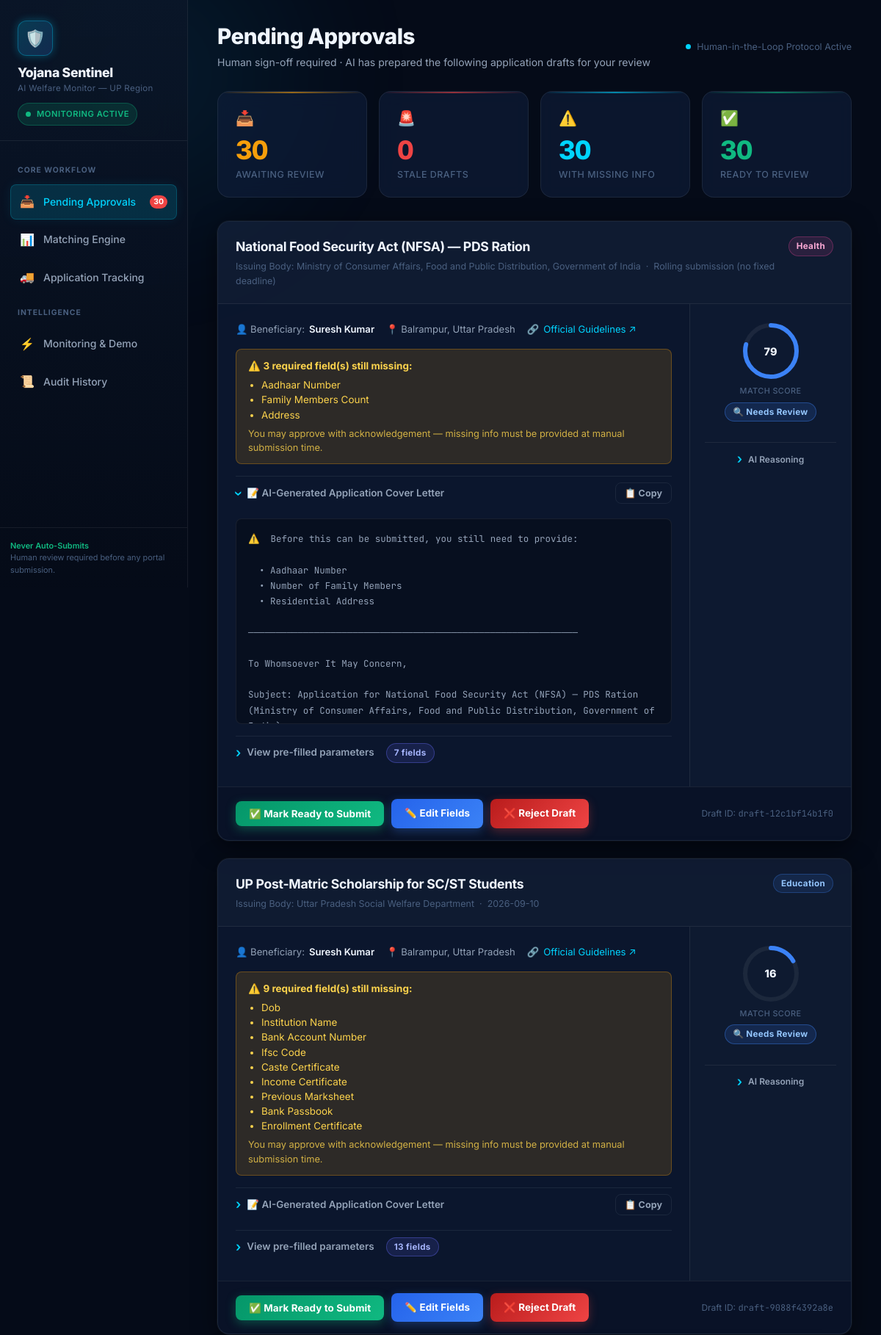
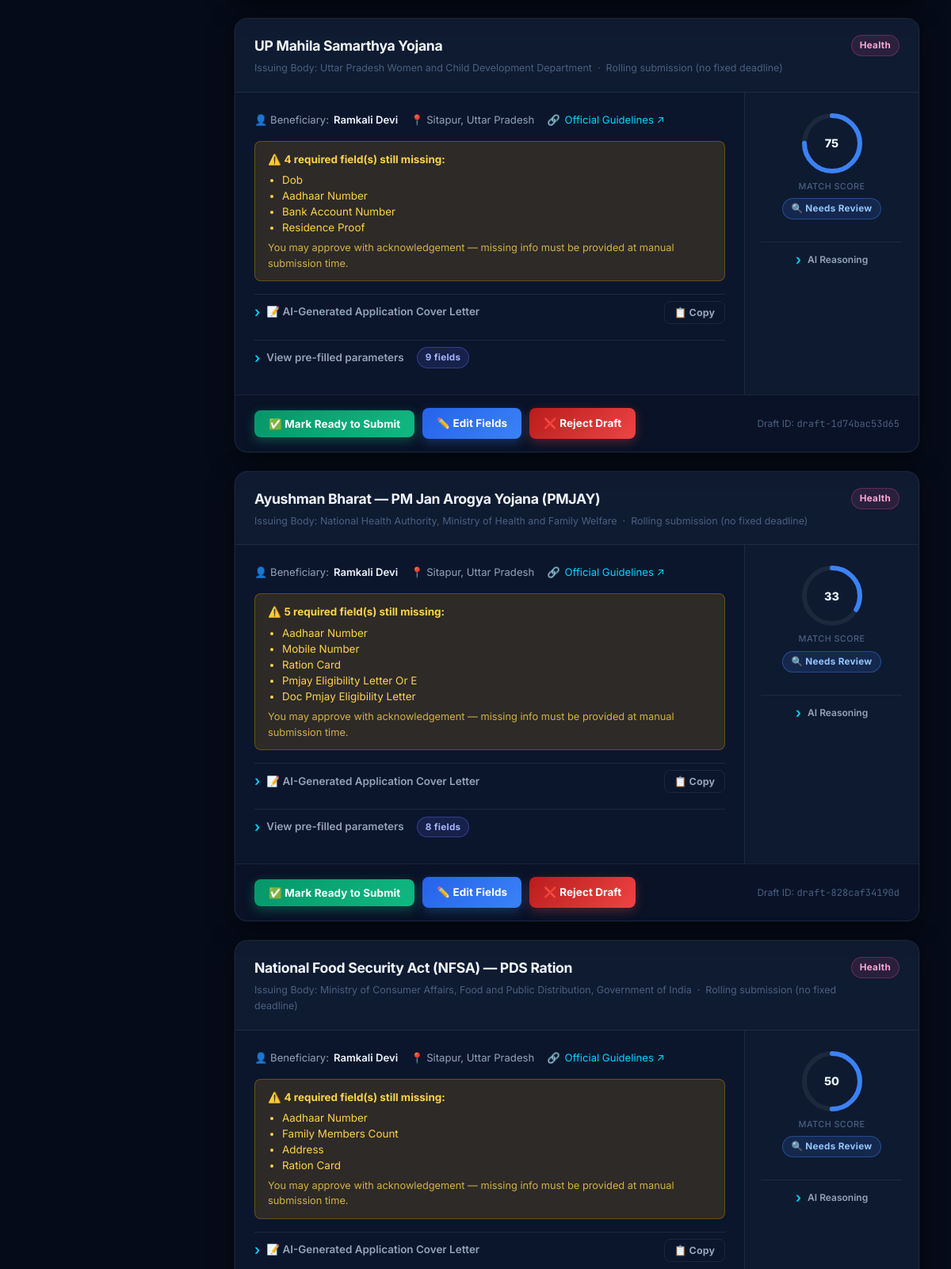
The page / (upper part) on the database its author committed (2 pictures, top to bottom).
### tables this page shows
CREATE TABLE scheme (
    scheme_id            TEXT PRIMARY KEY,           -- stable slug
    name                 TEXT NOT NULL,
    issuing_body         TEXT,
    category             TEXT NOT NULL               -- education|agriculture|health|housing|employment|other
                           CHECK (category IN ('education','agriculture','health','housing','employment','other')),
    description          TEXT,
    eligibility_rules    TEXT NOT NULL DEFAULT '{}', -- JSON object
    required_documents   TEXT NOT NULL DEFAULT '[]', -- JSON array
    application_fields   TEXT NOT NULL DEFAULT '[]', -- JSON array
    deadline             TEXT,                       -- ISO date string or NULL
    source_url           TEXT NOT NULL,
    last_verified_at     TEXT NOT NULL,              -- ISO datetime string
    status               TEXT NOT NULL DEFAULT 'active'
                           CHECK (status IN ('active','closed','upcoming'))
);

CREATE TABLE citizen_profile (
    profile_id           TEXT PRIMARY KEY,
    display_name         TEXT NOT NULL,
    age                  INTEGER NOT NULL,
    gender               TEXT NOT NULL
                           CHECK (gender IN ('male','female','other')),
    state                TEXT NOT NULL,
    district             TEXT,
    annual_income        REAL NOT NULL,
    category             TEXT NOT NULL
                           CHECK (category IN ('general','obc','sc','st','ews')),
    occupation           TEXT NOT NULL,
    owns_land            INTEGER NOT NULL             -- SQLite boolean: 0/1
                           CHECK (owns_land IN (0,1)),
    family_status        TEXT,
    documents_available  TEXT NOT NULL DEFAULT '[]', -- JSON array of doc names
    language_preference  TEXT NOT NULL DEFAULT 'en',
    managed_by           TEXT                         -- NULL if self-managed
);

CREATE TABLE application_draft (
    draft_id             TEXT PRIMARY KEY,
    profile_id           TEXT NOT NULL REFERENCES citizen_profile(profile_id),
    scheme_id            TEXT NOT NULL REFERENCES scheme(scheme_id),
    filled_fields        TEXT NOT NULL DEFAULT '[]', -- JSON array of {field_id, value, source}
    unresolved_fields    TEXT NOT NULL DEFAULT '[]', -- JSON array of field_id strings
    draft_text           TEXT,
    status               TEXT NOT NULL DEFAULT 'drafted'
                           CHECK (status IN ('drafted','approved','rejected','submitted','pending','resolved')),
    created_at           TEXT NOT NULL,              -- ISO datetime string
    approved_by          TEXT,
    approved_at          TEXT                        -- ISO datetime string or NULL
);

CREATE TABLE match_result (
    id                   INTEGER PRIMARY KEY AUTOINCREMENT,
    profile_id           TEXT NOT NULL REFERENCES citizen_profile(profile_id),
    scheme_id            TEXT NOT NULL REFERENCES scheme(scheme_id),
    match_score          REAL NOT NULL
                           CHECK (match_score >= 0 AND match_score <= 100),
    match_status         TEXT NOT NULL
                           CHECK (match_status IN ('strong_match','partial_match','not_eligible','needs_review')),
    missing_info         TEXT NOT NULL DEFAULT '[]', -- JSON array
    reasoning            TEXT,
    evaluated_at         TEXT NOT NULL,              -- ISO datetime string
    UNIQUE (profile_id, scheme_id)                   -- one result per pair
);

### Yojana Sentinel/approval/app.py (the view)
@app.route("/")
def index():
    drafts = load_drafts(status_filter="drafted")
    error  = request.args.get("error", "")
    flash  = request.args.get("flash", "")
    return render_template(
        "index.html",
        page="pending",
        drafts=drafts,
        flash=flash,
        error=error,
        pending_count=len(drafts),
    )

### Yojana Sentinel/approval/app.py (called while the page is built)
def _parse_json_col(d: dict, fields: list) -> dict:
    for f in fields:
        if isinstance(d.get(f), str):
            try:
                d[f] = json.loads(d[f])
            except Exception:
                d[f] = []
    return d

### Yojana Sentinel/db/database.py (called while the page is built)
def get_db() -> DBConnection:
    return DBConnection()

    def __getitem__(self, item: Any) -> Any:
        return super().__getitem__(item)

    def connect(self):
        if self.is_postgres:
            import psycopg2
            import psycopg2.extras
            url = DATABASE_URL
            if url.startswith("postgres://"):
                url = url.replace("postgres://", "postgresql://", 1)
            self.conn = psycopg2.connect(url, cursor_factory=psycopg2.extras.DictCursor)
        else:
            DB_PATH.parent.mkdir(parents=True, exist_ok=True)
            self.conn = sqlite3.connect(str(DB_PATH))
            self.conn.row_factory = sqlite3.Row
            self.conn.execute("PRAGMA foreign_keys=ON")
        return self

    def __enter__(self):
        self.connect()
        return self

    def __exit__(self, exc_type, exc_val, exc_tb):
        if self.conn:
            if exc_type is None:
                try:
                    self.conn.commit()
                except Exception:
                    pass
            else:
                try:
                    self.conn.rollback()
                except Exception:
                    pass
            self.conn.close()

    def _prepare_sql(self, sql: str) -> str:
        if self.is_postgres:
            return sql.replace("?", "%s")
        return sql

    def execute(self, sql: str, params: tuple | list = ()) -> Any:
        formatted_sql = self._prepare_sql(sql)
        cursor = self.conn.cursor()
        cursor.execute(formatted_sql, params)
        return cursor

    def fetchone(self, sql: str, params: tuple | list = ()) -> Optional[dict]:
        cursor = self.execute(sql, params)
        row = cursor.fetchone()
        if row is None:
            return None
        if self.is_postgres:
            return DictRow(dict(row))
        return DictRow(dict(row))

    def fetchall(self, sql: str, params: tuple | list = ()) -> list[dict]:
        cursor = self.execute(sql, params)
        rows = cursor.fetchall()
        if self.is_postgres:
            return [DictRow(dict(r)) for r in rows]
        return [DictRow(dict(r)) for r in rows]

### Yojana Sentinel/templates/index.html (shortened to what this page needs)
{% extends "base.html" %}
{% block page_title %}Pending Approvals{% endblock %}
{% block page_subtitle %}Human sign-off required · AI has prepared the following application drafts for your review{% endblock %}
{% block header_actions %}
<div class="flex-center gap-8" style="font-size:0.78rem;color:var(--text-muted);">
  <span class="pulse-dot cyan" style="flex-shrink:0;"></span>
  Human-in-the-Loop Protocol Active
</div>
{% endblock %}
{% block content %}
<div class="stats-grid mb-32">
  <div class="stat-card stat-amber" style="animation-delay:0.05s;">
    <span class="stat-icon">📥</span>
    <div class="stat-value" data-target="{{ drafts | length }}">{{ drafts | length }}</div>
    <div class="stat-label">Awaiting Review</div>
  </div>
  <div class="stat-card stat-red" style="animation-delay:0.10s;">
    <span class="stat-icon">🚨</span>
    <div class="stat-value" data-target="{{ drafts | selectattr('is_stale') | list | length }}">{{ drafts | selectattr('is_stale') | list | length }}</div>
    <div class="stat-label">Stale Drafts</div>
  </div>
  <div class="stat-card stat-cyan" style="animation-delay:0.15s;">
    <span class="stat-icon">⚠️</span>
    <div class="stat-value" data-target="{{ drafts | selectattr('unresolved_fields') | list | length }}">{{ drafts | selectattr('unresolved_fields') | list | length }}</div>
    <div class="stat-label">With Missing Info</div>
  </div>
  <div class="stat-card stat-emerald" style="animation-delay:0.20s;">
    <span class="stat-icon">✅</span>
    <div class="stat-value" data-target="{{ drafts | rejectattr('is_stale') | list | length }}">{{ drafts | rejectattr('is_stale') | list | length }}</div>
    <div class="stat-label">Ready to Review</div>
  </div>
</div>
{% if not drafts %}
<div class="empty-state">
  <span class="empty-state-icon">🎉</span>
  <h2 class="empty-state-title">All Clear — No Pending Drafts</h2>
  <p class="empty-state-desc">No applications are waiting for human sign-off right now. The system will automatically generate new drafts when monitoring events detect eligible citizens.</p>
  <a href="{{ url_for('events_view') }}" class="btn btn-trigger">⚡ Inject Demo Event</a>
</div>
{% else %}
<div class="card-list">
{% for d in drafts %}
{% set match_cls = {'strong_match':'badge-strong','partial_match':'badge-partial','needs_review':'badge-review','not_eligible':'badge-no'} %}
{% set match_label = {'strong_match':'✅ Strong Match','partial_match':'⚠️ Partial Match','needs_review':'🔍 Needs Review','not_eligible':'❌ Not Eligible'} %}
{% set cat_cls = {'education':'badge-edu','agriculture':'badge-agr','health':'badge-hlth'} %}
{% set score_cls = {'strong_match':'strong','partial_match':'partial','needs_review':'review','not_eligible':'no'} %}
{% set ring_offset = (220 - (d.match_score / 100) * 220) | int %}
<div class="draft-card {% if d.is_stale %}stale-card{% endif %}" style="animation-delay:{{ loop.index0 * 0.08 }}s;">
  <div class="draft-card-head">
    <div>
      <div class="draft-card-title">{{ d.scheme_name }}</div>
      <div class="draft-card-scheme-meta">
        Issuing Body: {{ d.issuing_body or '—' }} &nbsp;·&nbsp;
        {{ d.scheme_deadline or 'Rolling submission (no fixed deadline)' }}
      </div>
    </div>
    <div class="flex-center gap-8">
      <span class="badge {{ cat_cls.get(d.scheme_category,'badge-other') }}">{{ d.scheme_category | title }}</span>
    </div>
  </div>
  <div class="draft-card-body">
    <div class="draft-main">
      <div class="draft-meta-row">
        <div class="draft-meta-item">
          👤 Beneficiary: <strong>{{ d.profile_name }}</strong>
        </div>
        {% if d.citizen_location %}
        <div class="draft-meta-item">
          📍 {{ d.citizen_location }}
        </div>
        {% endif %}
        <div class="draft-meta-item">
          🔗 <a href="{{ d.scheme_url }}" target="_blank" rel="noopener" style="color:var(--cyan);text-decoration:none;">Official Guidelines ↗</a>
        </div>
      </div>
      {% if d.unresolved_fields %}
      <div class="alert-box alert-warn mb-16">
        ⚠️ <strong>{{ d.unresolved_fields | length }} required field(s) still missing:</strong>
        <ul style="margin-top:6px;padding-left:18px;">
          {% for fid in d.unresolved_fields %}
          <li>{{ fid.replace('_', ' ').title() }}</li>
          {% endfor %}
        </ul>
        <div style="margin-top:6px;font-size:0.8rem;opacity:0.8;">You may approve with acknowledgement — missing info must be provided at manual submission time.</div>
      </div>
      {% endif %}
      <details {% if loop.index == 1 %}open{% endif %}>
        <summary>
          📝 AI-Generated Application Cover Letter
          <span style="margin-left:auto;" class="flex-center gap-8">
            <button class="copy-draft-btn btn btn-ghost btn-sm" data-target="#draft-text-{{ d.draft_id }}"
                    data-no-transition type="button" onclick="event.stopPropagation()">📋 Copy</button>
          </span>
        </summary>
        <div class="draft-text-preview" id="draft-text-{{ d.draft_id }}" style="margin-top:12px;">{{ d.draft_text or '(No draft text available)' }}</div>
      </details>
      <details>
        <summary>
          View pre-filled parameters
          <span class="badge badge-drafted" style="margin-left:8px;">{{ d.filled_fields | length }} fields</span>
        </summary>
      </details>
    </div>
    <div class="draft-sidebar">
      <div class="score-ring-wrap">
        <div class="score-ring" data-score="{{ d.match_score }}">
          <svg viewBox="0 0 80 80" width="80" height="80">
            <circle class="track" cx="40" cy="40" r="35"/>
            <circle class="fill {{ score_cls.get(d.match_status, 'review') }}" cx="40" cy="40" r="35"
                    style="stroke-dashoffset: {{ 220 - (d.match_score / 100 * 220) | int }};"/>
          </svg>
          <div class="score-ring-val">{{ d.match_score | int }}</div>
        </div>
        <div class="score-ring-label">Match Score</div>
        <span class="badge {{ match_cls.get(d.match_status, 'badge-review') }}">{{ match_label.get(d.match_status, d.match_status) }}</span>
      </div>
      {% if d.match_reasoning %}
      <details style="width:100%;">
        <summary style="font-size:0.75rem;justify-content:center;">AI Reasoning</summary>
      </details>
      {% endif %}
    </div>
  </div>
  <div class="action-bar">
    {% if not d.is_stale %}
    <form method="POST" action="{{ url_for('approve', draft_id=d.draft_id) }}" data-once>
      <button class="btn btn-approve approve-trigger btn-glow" type="button">
        ✅ Mark Ready to Submit
      </button>
    </form>
    {% else %}
    <button class="btn btn-approve" disabled title="Resolve staleness before approving">✅ Mark Ready to Submit</button>
    {% endif %}
    <a class="btn btn-edit" href="{{ url_for('edit', draft_id=d.draft_id) }}">✏️ Edit Fields</a>
    <a class="btn btn-reject" href="{{ url_for('reject', draft_id=d.draft_id) }}">❌ Reject Draft</a>
    <div style="margin-left:auto;font-size:0.75rem;color:var(--text-muted);">
      Draft ID: <span class="font-mono">{{ d.draft_id }}</span>
    </div>
  </div>
</div>
{% endfor %}
</div>
{% endif %}
{% endblock %}

### rows shown on the page
scheme: scheme_name "National Food Security Act (NFSA) — PDS Ration" "National Food Security Act (NFSA) — PDS Ration", issuing_body "Ministry of Consumer Affairs, Food and Public Distribution, Government of India" "Ministry of Consumer Affairs, Food and Public Distribution, Government of India", scheme_category "Health" "Health"
citizen_profile: profile_name "Suresh Kumar" "Suresh Kumar"
application_draft: draft_text "⚠️ Before this can be submitted, you still need to provide: • Aadhaar Number • Number of Family Members • Residential Address ──────────────────────────────────────────────────────────── To Whomsoever It May Concern, Subject: Application for National Food Security Act (NFSA) — PDS Ration (Ministry of Consumer Affairs, Food and Public Distribution, Government of…", draft_id "draft-12c1bf14b1f0"
match_result: match_score "79", get "🔍 Needs Review"
scheme: scheme_name "UP Post-Matric Scholarship for SC/ST Students", issuing_body "Uttar Pradesh Social Welfare Department", deadline "2026-09-10", scheme_category "Education"
match_result: match_score "16", get "🔍 Needs Review"
application_draft: draft_id "draft-9088f4392a8e"
scheme: scheme_name "UP Mahila Samarthya Yojana", issuing_body "Uttar Pradesh Women and Child Development Department", scheme_category "Health"
citizen_profile: profile_name "Ramkali Devi" "Ramkali Devi" "Ramkali Devi"
match_result: match_score "75", get "🔍 Needs Review"
application_draft: draft_id "draft-1d74bac53d65"
scheme: scheme_name "Ayushman Bharat — PM Jan Arogya Yojana (PMJAY)", issuing_body "National Health Authority, Ministry of Health and Family Welfare", scheme_category "Health"
match_result: match_score "33", get "🔍 Needs Review"
application_draft: draft_id "draft-828caf34190d"
match_result: match_score "50", get "🔍 Needs Review"

### other values the page prints
{{ pending_count }} "30"
{{ drafts | length }} "30"
{{ drafts | selectattr('is_stale') | list | length }} "0"
{{ drafts | selectattr('unresolved_fields') | list | length }} "30"
{{ drafts | rejectattr('is_stale') | list | length }} "30"
{{ d.scheme_deadline or 'Rolling submission (no fixed deadline)' }} "Rolling submission (no fixed deadline)" "Rolling submission (no fixed deadline)" "Rolling submission (no fixed deadline)" "Rolling submission (no fixed deadline)"
{{ d.citizen_location }} "Balrampur, Uttar Pradesh" "Balrampur, Uttar Pradesh" "Sitapur, Uttar Pradesh" "Sitapur, Uttar Pradesh" "Sitapur, Uttar Pradesh"
{{ d.unresolved_fields | length }} "3" "9" "4" "5" "4"
{{ fid.replace('_', ' ').title() }} "Aadhaar Number" "Family Members Count" "Address" "Dob" "Institution Name" "Bank Account Number" "Ifsc Code" "Caste Certificate" "Income Certificate" "Previous Marksheet" "Bank Passbook" "Enrollment Certificate" "Dob" "Aadhaar Number" "Bank Account Number" "Residence Proof" "Aadhaar Number" "Mobile Number" "Ration Card" "Pmjay Eligibility Letter Or E" "Doc Pmjay Eligibility Letter" "Aadhaar Number" "Family Members Count" "Address" "Ration Card"
{{ d.filled_fields | length }} "7" "13" "9" "8"
